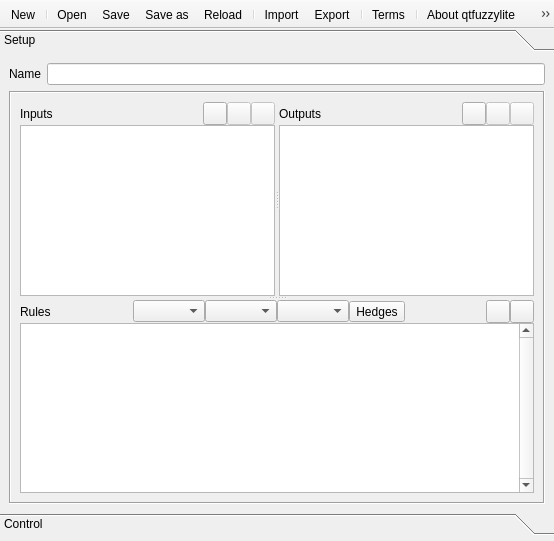
<?xml version="1.0" encoding="UTF-8"?>
<ui version="4.0">
 <class>Window</class>
 <widget class="QMainWindow" name="Window">
  <property name="geometry">
   <rect>
    <x>0</x>
    <y>0</y>
    <width>554</width>
    <height>541</height>
   </rect>
  </property>
  <property name="sizePolicy">
   <sizepolicy hsizetype="Preferred" vsizetype="Preferred">
    <horstretch>0</horstretch>
    <verstretch>0</verstretch>
   </sizepolicy>
  </property>
  <property name="baseSize">
   <size>
    <width>0</width>
    <height>0</height>
   </size>
  </property>
  <property name="windowTitle">
   <string>qtfuzzylite</string>
  </property>
  <property name="windowIcon">
   <iconset resource="qtfuzzylite.qrc">
    <normaloff>:/qtfuzzylite.png</normaloff>:/qtfuzzylite.png</iconset>
  </property>
  <property name="unifiedTitleAndToolBarOnMac">
   <bool>true</bool>
  </property>
  <widget class="QWidget" name="centralwidget">
   <layout class="QVBoxLayout" name="verticalLayout">
    <property name="spacing">
     <number>0</number>
    </property>
    <property name="leftMargin">
     <number>0</number>
    </property>
    <property name="topMargin">
     <number>0</number>
    </property>
    <property name="rightMargin">
     <number>0</number>
    </property>
    <property name="bottomMargin">
     <number>6</number>
    </property>
    <item>
     <widget class="QToolBox" name="tab_container">
      <property name="sizePolicy">
       <sizepolicy hsizetype="MinimumExpanding" vsizetype="MinimumExpanding">
        <horstretch>0</horstretch>
        <verstretch>0</verstretch>
       </sizepolicy>
      </property>
      <widget class="QWidget" name="tab_containerPage1">
       <property name="geometry">
        <rect>
         <x>0</x>
         <y>0</y>
         <width>554</width>
         <height>408</height>
        </rect>
       </property>
       <attribute name="label">
        <string>Setup</string>
       </attribute>
       <layout class="QVBoxLayout" name="verticalLayout_4">
        <property name="spacing">
         <number>6</number>
        </property>
        <property name="leftMargin">
         <number>9</number>
        </property>
        <property name="topMargin">
         <number>6</number>
        </property>
        <property name="rightMargin">
         <number>9</number>
        </property>
        <property name="bottomMargin">
         <number>3</number>
        </property>
        <item>
         <layout class="QFormLayout" name="formLayout">
          <property name="topMargin">
           <number>0</number>
          </property>
          <item row="0" column="0">
           <widget class="QLabel" name="label_2">
            <property name="text">
             <string>Name</string>
            </property>
           </widget>
          </item>
          <item row="0" column="1">
           <widget class="QLineEdit" name="led_name"/>
          </item>
         </layout>
        </item>
        <item>
         <widget class="QFrame" name="frame_2">
          <property name="frameShape">
           <enum>QFrame::Box</enum>
          </property>
          <property name="frameShadow">
           <enum>QFrame::Sunken</enum>
          </property>
          <layout class="QVBoxLayout" name="verticalLayout_3">
           <property name="spacing">
            <number>6</number>
           </property>
           <property name="margin">
            <number>9</number>
           </property>
           <item>
            <widget class="QSplitter" name="spl_VarsRules">
             <property name="orientation">
              <enum>Qt::Vertical</enum>
             </property>
             <widget class="QSplitter" name="splVariables">
              <property name="orientation">
               <enum>Qt::Horizontal</enum>
              </property>
              <widget class="QWidget" name="verticalLayoutWidget_4">
               <layout class="QVBoxLayout" name="verticalLayout_7">
                <property name="spacing">
                 <number>0</number>
                </property>
                <property name="topMargin">
                 <number>0</number>
                </property>
                <property name="bottomMargin">
                 <number>0</number>
                </property>
                <item>
                 <layout class="QHBoxLayout" name="horizontalLayout_2">
                  <item>
                   <widget class="QLabel" name="lbl_inputs">
                    <property name="text">
                     <string>Inputs</string>
                    </property>
                    <property name="alignment">
                     <set>Qt::AlignLeading|Qt::AlignLeft|Qt::AlignVCenter</set>
                    </property>
                   </widget>
                  </item>
                  <item>
                   <widget class="QToolButton" name="btn_add_input">
                    <property name="toolTip">
                     <string>Add input variable</string>
                    </property>
                    <property name="text">
                     <string/>
                    </property>
                    <property name="icon">
                     <iconset resource="qtfuzzylite.qrc">
                      <normaloff>:/add.png</normaloff>:/add.png</iconset>
                    </property>
                    <property name="shortcut">
                     <string>Ctrl+Shift+I</string>
                    </property>
                   </widget>
                  </item>
                  <item>
                   <widget class="QToolButton" name="btn_remove_input">
                    <property name="enabled">
                     <bool>false</bool>
                    </property>
                    <property name="toolTip">
                     <string>Remove input variable</string>
                    </property>
                    <property name="text">
                     <string/>
                    </property>
                    <property name="icon">
                     <iconset resource="qtfuzzylite.qrc">
                      <normaloff>:/remove.png</normaloff>:/remove.png</iconset>
                    </property>
                   </widget>
                  </item>
                  <item>
                   <widget class="QToolButton" name="btn_edit_input">
                    <property name="enabled">
                     <bool>false</bool>
                    </property>
                    <property name="toolTip">
                     <string>Edit input variable</string>
                    </property>
                    <property name="text">
                     <string/>
                    </property>
                    <property name="icon">
                     <iconset resource="qtfuzzylite.qrc">
                      <normaloff>:/edit.png</normaloff>:/edit.png</iconset>
                    </property>
                   </widget>
                  </item>
                 </layout>
                </item>
                <item>
                 <widget class="QSplitter" name="splInput">
                  <property name="orientation">
                   <enum>Qt::Horizontal</enum>
                  </property>
                  <widget class="fl::qt::TermListWidget" name="lvw_inputs">
                   <property name="selectionMode">
                    <enum>QAbstractItemView::ExtendedSelection</enum>
                   </property>
                   <property name="selectionBehavior">
                    <enum>QAbstractItemView::SelectRows</enum>
                   </property>
                  </widget>
                 </widget>
                </item>
               </layout>
              </widget>
              <widget class="QWidget" name="verticalLayoutWidget_3">
               <layout class="QVBoxLayout" name="verticalLayout_2">
                <property name="spacing">
                 <number>0</number>
                </property>
                <property name="bottomMargin">
                 <number>0</number>
                </property>
                <item>
                 <layout class="QHBoxLayout" name="horizontalLayout_3">
                  <item>
                   <widget class="QLabel" name="lbl_outputs">
                    <property name="text">
                     <string>Outputs</string>
                    </property>
                    <property name="alignment">
                     <set>Qt::AlignLeading|Qt::AlignLeft|Qt::AlignVCenter</set>
                    </property>
                   </widget>
                  </item>
                  <item>
                   <widget class="QToolButton" name="btn_add_output">
                    <property name="toolTip">
                     <string>Add output variable</string>
                    </property>
                    <property name="text">
                     <string/>
                    </property>
                    <property name="icon">
                     <iconset resource="qtfuzzylite.qrc">
                      <normaloff>:/add.png</normaloff>:/add.png</iconset>
                    </property>
                    <property name="shortcut">
                     <string>Ctrl+Shift+O</string>
                    </property>
                   </widget>
                  </item>
                  <item>
                   <widget class="QToolButton" name="btn_remove_output">
                    <property name="enabled">
                     <bool>false</bool>
                    </property>
                    <property name="toolTip">
                     <string>Remove output variable</string>
                    </property>
                    <property name="text">
                     <string/>
                    </property>
                    <property name="icon">
                     <iconset resource="qtfuzzylite.qrc">
                      <normaloff>:/remove.png</normaloff>:/remove.png</iconset>
                    </property>
                   </widget>
                  </item>
                  <item>
                   <widget class="QToolButton" name="btn_edit_output">
                    <property name="enabled">
                     <bool>false</bool>
                    </property>
                    <property name="toolTip">
                     <string>Edit output variable</string>
                    </property>
                    <property name="text">
                     <string/>
                    </property>
                    <property name="icon">
                     <iconset resource="qtfuzzylite.qrc">
                      <normaloff>:/edit.png</normaloff>:/edit.png</iconset>
                    </property>
                   </widget>
                  </item>
                 </layout>
                </item>
                <item>
                 <widget class="QSplitter" name="splOutput">
                  <property name="orientation">
                   <enum>Qt::Horizontal</enum>
                  </property>
                  <widget class="fl::qt::TermListWidget" name="lvw_outputs">
                   <property name="selectionMode">
                    <enum>QAbstractItemView::ExtendedSelection</enum>
                   </property>
                   <property name="selectionBehavior">
                    <enum>QAbstractItemView::SelectRows</enum>
                   </property>
                  </widget>
                 </widget>
                </item>
               </layout>
              </widget>
             </widget>
             <widget class="QWidget" name="layoutWidget2">
              <layout class="QVBoxLayout" name="verticalLayout_10">
               <property name="spacing">
                <number>0</number>
               </property>
               <property name="topMargin">
                <number>0</number>
               </property>
               <property name="rightMargin">
                <number>0</number>
               </property>
               <item>
                <layout class="QHBoxLayout" name="horizontalLayout_7">
                 <property name="topMargin">
                  <number>0</number>
                 </property>
                 <item>
                  <widget class="QLabel" name="label">
                   <property name="sizePolicy">
                    <sizepolicy hsizetype="Minimum" vsizetype="Preferred">
                     <horstretch>0</horstretch>
                     <verstretch>0</verstretch>
                    </sizepolicy>
                   </property>
                   <property name="text">
                    <string>Rules</string>
                   </property>
                   <property name="alignment">
                    <set>Qt::AlignLeading|Qt::AlignLeft|Qt::AlignVCenter</set>
                   </property>
                  </widget>
                 </item>
                 <item>
                  <spacer name="horizontalSpacer_2">
                   <property name="orientation">
                    <enum>Qt::Horizontal</enum>
                   </property>
                   <property name="sizeHint" stdset="0">
                    <size>
                     <width>40</width>
                     <height>20</height>
                    </size>
                   </property>
                  </spacer>
                 </item>
                 <item>
                  <widget class="QComboBox" name="cbxTnorm">
                   <property name="toolTip">
                    <string>T-Norm</string>
                   </property>
                  </widget>
                 </item>
                 <item>
                  <widget class="QComboBox" name="cbxSnorm">
                   <property name="toolTip">
                    <string>S-Norm</string>
                   </property>
                  </widget>
                 </item>
                 <item>
                  <widget class="QComboBox" name="cbxActivation">
                   <property name="toolTip">
                    <string>Activation</string>
                   </property>
                  </widget>
                 </item>
                 <item>
                  <widget class="QToolButton" name="btn_hedges">
                   <property name="text">
                    <string>Hedges</string>
                   </property>
                   <property name="checkable">
                    <bool>true</bool>
                   </property>
                  </widget>
                 </item>
                 <item>
                  <spacer name="horizontalSpacer">
                   <property name="orientation">
                    <enum>Qt::Horizontal</enum>
                   </property>
                   <property name="sizeHint" stdset="0">
                    <size>
                     <width>40</width>
                     <height>20</height>
                    </size>
                   </property>
                  </spacer>
                 </item>
                 <item>
                  <layout class="QHBoxLayout" name="horizontalLayout">
                   <property name="leftMargin">
                    <number>0</number>
                   </property>
                   <item>
                    <widget class="QToolButton" name="btn_generate_rules">
                     <property name="toolTip">
                      <string notr="true">Create combinations of rules</string>
                     </property>
                     <property name="text">
                      <string/>
                     </property>
                     <property name="icon">
                      <iconset resource="qtfuzzylite.qrc">
                       <normaloff>:/create-rules.png</normaloff>:/create-rules.png</iconset>
                     </property>
                    </widget>
                   </item>
                   <item>
                    <widget class="QToolButton" name="btn_parse_rules">
                     <property name="toolTip">
                      <string>Process rules</string>
                     </property>
                     <property name="text">
                      <string/>
                     </property>
                     <property name="icon">
                      <iconset resource="qtfuzzylite.qrc">
                       <normaloff>:/process.png</normaloff>:/process.png</iconset>
                     </property>
                     <property name="shortcut">
                      <string>Ctrl+Shift+Return</string>
                     </property>
                    </widget>
                   </item>
                  </layout>
                 </item>
                </layout>
               </item>
               <item>
                <widget class="QPlainTextEdit" name="ptx_rules">
                 <property name="verticalScrollBarPolicy">
                  <enum>Qt::ScrollBarAlwaysOn</enum>
                 </property>
                 <property name="lineWrapMode">
                  <enum>QPlainTextEdit::NoWrap</enum>
                 </property>
                 <property name="plainText">
                  <string/>
                 </property>
                 <property name="backgroundVisible">
                  <bool>false</bool>
                 </property>
                </widget>
               </item>
              </layout>
             </widget>
            </widget>
           </item>
          </layout>
         </widget>
        </item>
       </layout>
      </widget>
      <widget class="QWidget" name="tab_containerPage2">
       <property name="geometry">
        <rect>
         <x>0</x>
         <y>0</y>
         <width>222</width>
         <height>255</height>
        </rect>
       </property>
       <attribute name="label">
        <string>Control</string>
       </attribute>
       <layout class="QVBoxLayout" name="verticalLayout_13">
        <property name="leftMargin">
         <number>9</number>
        </property>
        <property name="topMargin">
         <number>6</number>
        </property>
        <property name="rightMargin">
         <number>9</number>
        </property>
        <property name="bottomMargin">
         <number>3</number>
        </property>
        <item>
         <widget class="QFrame" name="frame">
          <property name="frameShape">
           <enum>QFrame::Box</enum>
          </property>
          <property name="frameShadow">
           <enum>QFrame::Sunken</enum>
          </property>
          <layout class="QVBoxLayout" name="verticalLayout_6">
           <property name="margin">
            <number>9</number>
           </property>
           <item>
            <widget class="QSplitter" name="spl_control_inout_rules">
             <property name="orientation">
              <enum>Qt::Vertical</enum>
             </property>
             <property name="handleWidth">
              <number>12</number>
             </property>
             <widget class="QSplitter" name="spl_control_inout">
              <property name="sizePolicy">
               <sizepolicy hsizetype="MinimumExpanding" vsizetype="MinimumExpanding">
                <horstretch>0</horstretch>
                <verstretch>0</verstretch>
               </sizepolicy>
              </property>
              <property name="orientation">
               <enum>Qt::Horizontal</enum>
              </property>
              <property name="handleWidth">
               <number>12</number>
              </property>
              <widget class="QWidget" name="layoutWidget3">
               <layout class="QVBoxLayout" name="verticalLayout_16">
                <property name="spacing">
                 <number>3</number>
                </property>
                <property name="leftMargin">
                 <number>0</number>
                </property>
                <item>
                 <widget class="QToolButton" name="btn_inputs">
                  <property name="sizePolicy">
                   <sizepolicy hsizetype="Expanding" vsizetype="Fixed">
                    <horstretch>0</horstretch>
                    <verstretch>0</verstretch>
                   </sizepolicy>
                  </property>
                  <property name="text">
                   <string>Inputs</string>
                  </property>
                  <property name="checkable">
                   <bool>true</bool>
                  </property>
                  <property name="toolButtonStyle">
                   <enum>Qt::ToolButtonTextBesideIcon</enum>
                  </property>
                  <property name="autoRaise">
                   <bool>true</bool>
                  </property>
                 </widget>
                </item>
                <item>
                 <widget class="QFrame" name="frame_3">
                  <property name="frameShape">
                   <enum>QFrame::Box</enum>
                  </property>
                  <property name="frameShadow">
                   <enum>QFrame::Raised</enum>
                  </property>
                  <layout class="QVBoxLayout" name="verticalLayout_15">
                   <property name="margin">
                    <number>3</number>
                   </property>
                   <item>
                    <widget class="QScrollArea" name="scrollAreaInput">
                     <property name="sizePolicy">
                      <sizepolicy hsizetype="MinimumExpanding" vsizetype="MinimumExpanding">
                       <horstretch>0</horstretch>
                       <verstretch>0</verstretch>
                      </sizepolicy>
                     </property>
                     <property name="frameShape">
                      <enum>QFrame::NoFrame</enum>
                     </property>
                     <property name="frameShadow">
                      <enum>QFrame::Plain</enum>
                     </property>
                     <property name="horizontalScrollBarPolicy">
                      <enum>Qt::ScrollBarAlwaysOff</enum>
                     </property>
                     <property name="widgetResizable">
                      <bool>true</bool>
                     </property>
                     <property name="alignment">
                      <set>Qt::AlignHCenter|Qt::AlignTop</set>
                     </property>
                     <widget class="QWidget" name="scrollAreaWidgetContents">
                      <property name="geometry">
                       <rect>
                        <x>0</x>
                        <y>0</y>
                        <width>100</width>
                        <height>30</height>
                       </rect>
                      </property>
                      <property name="sizePolicy">
                       <sizepolicy hsizetype="MinimumExpanding" vsizetype="MinimumExpanding">
                        <horstretch>0</horstretch>
                        <verstretch>0</verstretch>
                       </sizepolicy>
                      </property>
                      <layout class="QVBoxLayout" name="verticalLayout_11">
                       <property name="spacing">
                        <number>0</number>
                       </property>
                       <property name="margin">
                        <number>0</number>
                       </property>
                       <item>
                        <widget class="QFrame" name="inputVariables">
                         <property name="sizePolicy">
                          <sizepolicy hsizetype="MinimumExpanding" vsizetype="MinimumExpanding">
                           <horstretch>0</horstretch>
                           <verstretch>0</verstretch>
                          </sizepolicy>
                         </property>
                         <layout class="QVBoxLayout" name="verticalLayout_8">
                          <property name="spacing">
                           <number>6</number>
                          </property>
                          <property name="leftMargin">
                           <number>3</number>
                          </property>
                          <property name="rightMargin">
                           <number>3</number>
                          </property>
                         </layout>
                        </widget>
                       </item>
                      </layout>
                     </widget>
                    </widget>
                   </item>
                  </layout>
                 </widget>
                </item>
               </layout>
              </widget>
              <widget class="QWidget" name="layoutWidget4">
               <layout class="QVBoxLayout" name="verticalLayout_18">
                <property name="spacing">
                 <number>3</number>
                </property>
                <property name="topMargin">
                 <number>0</number>
                </property>
                <property name="rightMargin">
                 <number>0</number>
                </property>
                <item>
                 <widget class="QToolButton" name="btn_outputs">
                  <property name="sizePolicy">
                   <sizepolicy hsizetype="Expanding" vsizetype="Fixed">
                    <horstretch>0</horstretch>
                    <verstretch>0</verstretch>
                   </sizepolicy>
                  </property>
                  <property name="text">
                   <string>Outputs</string>
                  </property>
                  <property name="checkable">
                   <bool>true</bool>
                  </property>
                  <property name="toolButtonStyle">
                   <enum>Qt::ToolButtonTextBesideIcon</enum>
                  </property>
                  <property name="autoRaise">
                   <bool>true</bool>
                  </property>
                 </widget>
                </item>
                <item>
                 <widget class="QFrame" name="frame_4">
                  <property name="frameShape">
                   <enum>QFrame::Box</enum>
                  </property>
                  <property name="frameShadow">
                   <enum>QFrame::Raised</enum>
                  </property>
                  <layout class="QVBoxLayout" name="verticalLayout_17">
                   <property name="margin">
                    <number>3</number>
                   </property>
                   <item>
                    <widget class="QScrollArea" name="scrollAreaOutput">
                     <property name="sizePolicy">
                      <sizepolicy hsizetype="MinimumExpanding" vsizetype="MinimumExpanding">
                       <horstretch>0</horstretch>
                       <verstretch>0</verstretch>
                      </sizepolicy>
                     </property>
                     <property name="frameShape">
                      <enum>QFrame::NoFrame</enum>
                     </property>
                     <property name="frameShadow">
                      <enum>QFrame::Plain</enum>
                     </property>
                     <property name="horizontalScrollBarPolicy">
                      <enum>Qt::ScrollBarAlwaysOff</enum>
                     </property>
                     <property name="widgetResizable">
                      <bool>true</bool>
                     </property>
                     <property name="alignment">
                      <set>Qt::AlignHCenter|Qt::AlignTop</set>
                     </property>
                     <widget class="QWidget" name="scrollAreaWidgetContents_2">
                      <property name="geometry">
                       <rect>
                        <x>0</x>
                        <y>0</y>
                        <width>100</width>
                        <height>30</height>
                       </rect>
                      </property>
                      <property name="sizePolicy">
                       <sizepolicy hsizetype="MinimumExpanding" vsizetype="MinimumExpanding">
                        <horstretch>0</horstretch>
                        <verstretch>0</verstretch>
                       </sizepolicy>
                      </property>
                      <layout class="QVBoxLayout" name="verticalLayout_12">
                       <property name="spacing">
                        <number>0</number>
                       </property>
                       <property name="margin">
                        <number>0</number>
                       </property>
                       <item>
                        <widget class="QFrame" name="outputVariables">
                         <property name="sizePolicy">
                          <sizepolicy hsizetype="MinimumExpanding" vsizetype="MinimumExpanding">
                           <horstretch>0</horstretch>
                           <verstretch>0</verstretch>
                          </sizepolicy>
                         </property>
                         <layout class="QVBoxLayout" name="verticalLayout_9">
                          <property name="spacing">
                           <number>6</number>
                          </property>
                          <property name="leftMargin">
                           <number>3</number>
                          </property>
                          <property name="rightMargin">
                           <number>3</number>
                          </property>
                         </layout>
                        </widget>
                       </item>
                      </layout>
                     </widget>
                    </widget>
                   </item>
                  </layout>
                 </widget>
                </item>
               </layout>
              </widget>
             </widget>
             <widget class="QSplitter" name="spl_control_rule_strength">
              <property name="orientation">
               <enum>Qt::Horizontal</enum>
              </property>
              <property name="handleWidth">
               <number>12</number>
              </property>
              <widget class="QWidget" name="verticalLayoutWidget">
               <layout class="QVBoxLayout" name="verticalLayout_5">
                <property name="spacing">
                 <number>3</number>
                </property>
                <item>
                 <widget class="QLabel" name="label_3">
                  <property name="sizePolicy">
                   <sizepolicy hsizetype="Minimum" vsizetype="Fixed">
                    <horstretch>0</horstretch>
                    <verstretch>0</verstretch>
                   </sizepolicy>
                  </property>
                  <property name="text">
                   <string>Rules</string>
                  </property>
                  <property name="alignment">
                   <set>Qt::AlignCenter</set>
                  </property>
                 </widget>
                </item>
                <item>
                 <widget class="QListWidget" name="lsw_test_rules">
                  <property name="sizePolicy">
                   <sizepolicy hsizetype="Expanding" vsizetype="Expanding">
                    <horstretch>0</horstretch>
                    <verstretch>0</verstretch>
                   </sizepolicy>
                  </property>
                  <property name="selectionMode">
                   <enum>QAbstractItemView::NoSelection</enum>
                  </property>
                  <property name="resizeMode">
                   <enum>QListView::Adjust</enum>
                  </property>
                 </widget>
                </item>
               </layout>
              </widget>
              <widget class="QWidget" name="verticalLayoutWidget_2">
               <layout class="QVBoxLayout" name="verticalLayout_14">
                <property name="spacing">
                 <number>3</number>
                </property>
                <item>
                 <widget class="QLabel" name="label_5">
                  <property name="sizePolicy">
                   <sizepolicy hsizetype="Minimum" vsizetype="Fixed">
                    <horstretch>0</horstretch>
                    <verstretch>0</verstretch>
                   </sizepolicy>
                  </property>
                  <property name="text">
                   <string>Strength</string>
                  </property>
                  <property name="alignment">
                   <set>Qt::AlignCenter</set>
                  </property>
                 </widget>
                </item>
                <item>
                 <widget class="QListWidget" name="lsw_test_rules_activation">
                  <property name="sizePolicy">
                   <sizepolicy hsizetype="Expanding" vsizetype="Expanding">
                    <horstretch>0</horstretch>
                    <verstretch>0</verstretch>
                   </sizepolicy>
                  </property>
                  <property name="horizontalScrollBarPolicy">
                   <enum>Qt::ScrollBarAlwaysOff</enum>
                  </property>
                  <property name="selectionMode">
                   <enum>QAbstractItemView::NoSelection</enum>
                  </property>
                  <property name="selectionBehavior">
                   <enum>QAbstractItemView::SelectRows</enum>
                  </property>
                  <property name="resizeMode">
                   <enum>QListView::Adjust</enum>
                  </property>
                 </widget>
                </item>
               </layout>
              </widget>
             </widget>
            </widget>
           </item>
          </layout>
         </widget>
        </item>
       </layout>
      </widget>
     </widget>
    </item>
   </layout>
  </widget>
  <widget class="QToolBar" name="toolBar">
   <property name="windowTitle">
    <string>qtfuzzylite</string>
   </property>
   <property name="movable">
    <bool>false</bool>
   </property>
   <property name="allowedAreas">
    <set>Qt::AllToolBarAreas</set>
   </property>
   <property name="floatable">
    <bool>false</bool>
   </property>
   <attribute name="toolBarArea">
    <enum>TopToolBarArea</enum>
   </attribute>
   <attribute name="toolBarBreak">
    <bool>false</bool>
   </attribute>
   <addaction name="actionNew"/>
   <addaction name="separator"/>
   <addaction name="actionOpen"/>
   <addaction name="actionSave"/>
   <addaction name="actionSaveAs"/>
   <addaction name="actionReload"/>
   <addaction name="separator"/>
   <addaction name="actionImport"/>
   <addaction name="actionExport"/>
   <addaction name="separator"/>
   <addaction name="actionTerms"/>
   <addaction name="separator"/>
   <addaction name="actionAbout"/>
   <addaction name="actionQuit"/>
  </widget>
  <widget class="QMenuBar" name="menuBar">
   <property name="geometry">
    <rect>
     <x>0</x>
     <y>0</y>
     <width>554</width>
     <height>25</height>
    </rect>
   </property>
   <property name="defaultUp">
    <bool>false</bool>
   </property>
  </widget>
  <action name="actionTerms">
   <property name="icon">
    <iconset resource="qtfuzzylite.qrc">
     <normaloff>:/terms.png</normaloff>:/terms.png</iconset>
   </property>
   <property name="text">
    <string>&amp;Terms</string>
   </property>
   <property name="toolTip">
    <string>Terms</string>
   </property>
   <property name="shortcut">
    <string>Ctrl+T</string>
   </property>
   <property name="iconVisibleInMenu">
    <bool>true</bool>
   </property>
  </action>
  <action name="actionImport">
   <property name="checkable">
    <bool>true</bool>
   </property>
   <property name="icon">
    <iconset resource="qtfuzzylite.qrc">
     <normaloff>:/import.png</normaloff>:/import.png</iconset>
   </property>
   <property name="text">
    <string>&amp;Import</string>
   </property>
   <property name="toolTip">
    <string>Import</string>
   </property>
   <property name="shortcut">
    <string>Ctrl+I</string>
   </property>
   <property name="iconVisibleInMenu">
    <bool>true</bool>
   </property>
  </action>
  <action name="actionExport">
   <property name="checkable">
    <bool>true</bool>
   </property>
   <property name="icon">
    <iconset resource="qtfuzzylite.qrc">
     <normaloff>:/export.png</normaloff>:/export.png</iconset>
   </property>
   <property name="text">
    <string>&amp;Export</string>
   </property>
   <property name="toolTip">
    <string>Export</string>
   </property>
   <property name="shortcut">
    <string>Ctrl+E</string>
   </property>
   <property name="iconVisibleInMenu">
    <bool>true</bool>
   </property>
  </action>
  <action name="actionNew">
   <property name="icon">
    <iconset resource="qtfuzzylite.qrc">
     <normaloff>:/new.png</normaloff>:/new.png</iconset>
   </property>
   <property name="text">
    <string>&amp;New</string>
   </property>
   <property name="toolTip">
    <string>New</string>
   </property>
   <property name="shortcut">
    <string>Ctrl+N</string>
   </property>
   <property name="iconVisibleInMenu">
    <bool>true</bool>
   </property>
  </action>
  <action name="actionAbout">
   <property name="icon">
    <iconset resource="qtfuzzylite.qrc">
     <normaloff>:/about.png</normaloff>:/about.png</iconset>
   </property>
   <property name="text">
    <string>About qt&amp;fuzzylite</string>
   </property>
   <property name="toolTip">
    <string>About qtfuzzylite</string>
   </property>
   <property name="shortcut">
    <string>Ctrl+?</string>
   </property>
   <property name="menuRole">
    <enum>QAction::AboutRole</enum>
   </property>
   <property name="iconVisibleInMenu">
    <bool>true</bool>
   </property>
  </action>
  <action name="actionQuit">
   <property name="icon">
    <iconset resource="qtfuzzylite.qrc">
     <normaloff>:/quit.png</normaloff>:/quit.png</iconset>
   </property>
   <property name="text">
    <string>&amp;Quit</string>
   </property>
   <property name="toolTip">
    <string>Quit</string>
   </property>
   <property name="shortcut">
    <string>Ctrl+Q</string>
   </property>
   <property name="menuRole">
    <enum>QAction::QuitRole</enum>
   </property>
   <property name="iconVisibleInMenu">
    <bool>true</bool>
   </property>
  </action>
  <action name="actionOpen">
   <property name="icon">
    <iconset resource="qtfuzzylite.qrc">
     <normaloff>:/open.png</normaloff>:/open.png</iconset>
   </property>
   <property name="text">
    <string>&amp;Open...</string>
   </property>
   <property name="toolTip">
    <string>Open</string>
   </property>
   <property name="shortcut">
    <string>Ctrl+O</string>
   </property>
   <property name="iconVisibleInMenu">
    <bool>true</bool>
   </property>
  </action>
  <action name="actionSave">
   <property name="icon">
    <iconset resource="qtfuzzylite.qrc">
     <normaloff>:/save.png</normaloff>:/save.png</iconset>
   </property>
   <property name="text">
    <string>&amp;Save</string>
   </property>
   <property name="toolTip">
    <string>Save</string>
   </property>
   <property name="shortcut">
    <string>Ctrl+S</string>
   </property>
   <property name="iconVisibleInMenu">
    <bool>true</bool>
   </property>
  </action>
  <action name="actionSaveAs">
   <property name="icon">
    <iconset resource="qtfuzzylite.qrc">
     <normaloff>:/save-as.png</normaloff>:/save-as.png</iconset>
   </property>
   <property name="text">
    <string>Sa&amp;ve as...</string>
   </property>
   <property name="toolTip">
    <string>Save as...</string>
   </property>
   <property name="shortcut">
    <string>Ctrl+Shift+S</string>
   </property>
   <property name="iconVisibleInMenu">
    <bool>true</bool>
   </property>
  </action>
  <action name="actionProperties">
   <property name="icon">
    <iconset resource="qtfuzzylite.qrc">
     <normaloff>:/properties.png</normaloff>:/properties.png</iconset>
   </property>
   <property name="text">
    <string>&amp;Properties...</string>
   </property>
   <property name="toolTip">
    <string>Properties</string>
   </property>
   <property name="shortcut">
    <string>Ctrl+P</string>
   </property>
   <property name="iconVisibleInMenu">
    <bool>true</bool>
   </property>
  </action>
  <action name="actionOpenRecent">
   <property name="icon">
    <iconset resource="qtfuzzylite.qrc">
     <normaloff>:/open-recent.png</normaloff>:/open-recent.png</iconset>
   </property>
   <property name="text">
    <string>Open &amp;Recent</string>
   </property>
   <property name="toolTip">
    <string>Open a recently opened file</string>
   </property>
   <property name="iconVisibleInMenu">
    <bool>true</bool>
   </property>
  </action>
  <action name="actionReload">
   <property name="icon">
    <iconset resource="qtfuzzylite.qrc">
     <normaloff>:/reload.png</normaloff>:/reload.png</iconset>
   </property>
   <property name="text">
    <string>Re&amp;load</string>
   </property>
   <property name="toolTip">
    <string>Reload</string>
   </property>
   <property name="shortcut">
    <string>Ctrl+R</string>
   </property>
   <property name="iconVisibleInMenu">
    <bool>true</bool>
   </property>
  </action>
  <action name="actionAboutQt">
   <property name="icon">
    <iconset resource="qtfuzzylite.qrc">
     <normaloff>:/qt-logo.png</normaloff>:/qt-logo.png</iconset>
   </property>
   <property name="text">
    <string>About &amp;Qt</string>
   </property>
   <property name="toolTip">
    <string>About Qt</string>
   </property>
   <property name="menuRole">
    <enum>QAction::AboutQtRole</enum>
   </property>
   <property name="iconVisibleInMenu">
    <bool>true</bool>
   </property>
  </action>
  <action name="actionAskForHelp">
   <property name="icon">
    <iconset resource="qtfuzzylite.qrc">
     <normaloff>:/help.png</normaloff>:/help.png</iconset>
   </property>
   <property name="text">
    <string>Ask for &amp;help...</string>
   </property>
   <property name="toolTip">
    <string>Prepares an email to community@fuzzylite.com</string>
   </property>
   <property name="shortcut">
    <string>F1</string>
   </property>
   <property name="iconVisibleInMenu">
    <bool>true</bool>
   </property>
  </action>
  <action name="actionJoinTheCommunity">
   <property name="icon">
    <iconset resource="qtfuzzylite.qrc">
     <normaloff>:/community.png</normaloff>:/community.png</iconset>
   </property>
   <property name="text">
    <string>Join the community...</string>
   </property>
   <property name="shortcut">
    <string>Ctrl+J</string>
   </property>
  </action>
 </widget>
 <customwidgets>
  <customwidget>
   <class>fl::qt::TermListWidget</class>
   <extends>QListWidget</extends>
   <header>fl/qt/TermListWidget.h</header>
  </customwidget>
 </customwidgets>
 <resources>
  <include location="qtfuzzylite.qrc"/>
 </resources>
 <connections/>
</ui>
